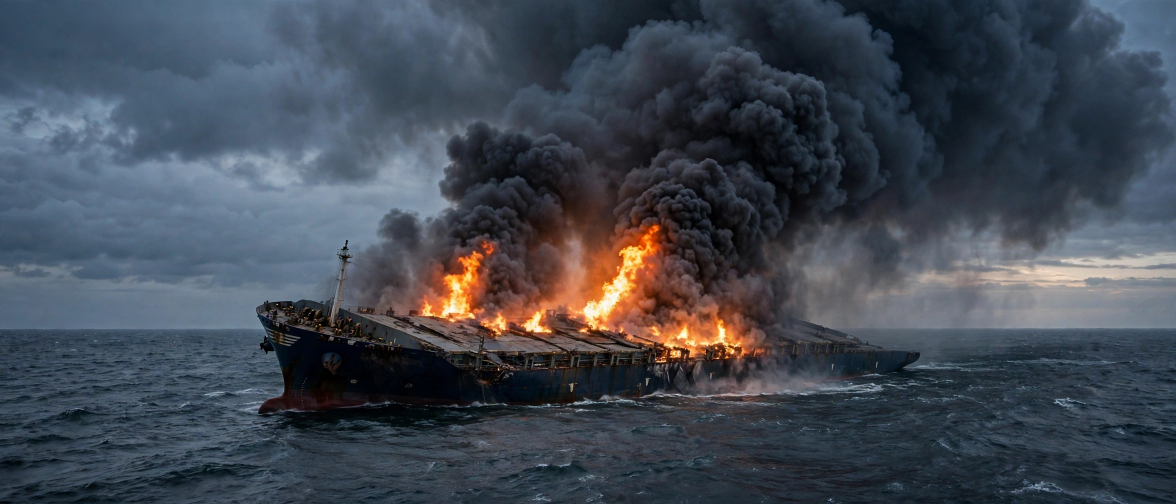
#> input picture assets/hero.png, 2352 x 1008 px (shown at 1/2 size)
$ python build_frontpage.py
#> lines starting #> are read from the running program, lines starting #| are printed output that depends on the picture
#!/usr/bin/env python3
"""Compose the 25 November 2026 front page (1024x1024) from generated art.

Reads the six pictures in assets/, draws a newspaper front page with PIL,
and writes entry.png next to this script. Deterministic: same inputs give
the same bytes every run (PIL writes no timestamps into the PNG).
"""

import hashlib
import os
import sys
from PIL import Image, ImageDraw, ImageFont

HERE = os.path.dirname(os.path.abspath(__file__))
ASSETS = os.path.join(HERE, "assets")
OUT = os.path.join(HERE, "entry.png")

PAGE = 1024
MARGIN = 36
CONTENT = PAGE - 2 * MARGIN
PAPER = (246, 241, 229)
INK = (25, 23, 19)
MUTED = (107, 98, 87)
RULE_RED = (163, 22, 33)
HAIRLINE = (180, 172, 155)

FONT_DIR = "/usr/share/fonts/truetype/dejavu"


def load(name, size):
    return ImageFont.truetype(os.path.join(FONT_DIR, name), size)


F_SERIF_B = lambda s: load("DejaVuSerif-Bold.ttf", s)  # noqa: E731
F_SERIF = lambda s: load("DejaVuSerif.ttf", s)  # noqa: E731
F_SANS_B = lambda s: load("DejaVuSans-Bold.ttf", s)  # noqa: E731
F_SANS = lambda s: load("DejaVuSans.ttf", s)  # noqa: E731


# (kicker, kicker colour, headline, deck, picture file)
STORIES = [
    (
        "TOP STORY  •  UKRAINE WAR",
        RULE_RED,
        "Zelensky confirms Ukraine's sea war on Russian ships",
        "Kyiv claims drone strikes on the Sparta II in the Baltic and the "
        "Merkury off Libya; Norway urges caution.",
        "hero.png",
    ),
    (
        "U.S. – CHINA",
        (31, 78, 121),
        "Huawei guilty on 10 of 12 counts in U.S. trial",
        "Brooklyn jury convicts on fraud and trade-secret theft; acquitted "
        "of racketeering.",
        "court.webp",
    ),
    (
        "MIDDLE EAST",
        (138, 90, 0),
        "Houthi drone hits Riyadh's tallest tower, 11 hurt",
        "Second strike on the PIF Tower in a week; the 385-metre skyscraper "
        "crowns the financial district.",
        "tower.webp",
    ),
    (
        "U.S. SECURITY",
        (20, 83, 45),
        "CIA and ODNI hit by cyber breach",
        "Unclassified information exposed, NYT reports; the agencies found "
        "the intrusion.",
        "cyber.webp",
    ),
    (
        "AFRICA",
        (91, 45, 142),
        "WHO evacuates Ebola staff from Congo hospital",
        "Team sheltered three days in a maternity ward in Ituri amid "
        "fighting; 5,775 dead in the outbreak.",
        "hospital.webp",
    ),
    (
        "RUSSIA – UKRAINE",
        (122, 59, 0),
        "Putin vows retaliation for refinery strikes",
        "Calls the response 'inevitable' as drone attacks cut Russian "
        "refining by 45% since late October.",
        "refinery.webp",
    ),
]


def cover(im, width, height):
    """Centre-crop im to exactly width x height."""
    tw, th = im.size
    scale = max(width / tw, height / th)
    nw, nh = round(tw * scale), round(th * scale)
    im = im.resize((nw, nh), Image.LANCZOS)
    x = (nw - width) // 2
    y = (nh - height) // 2
    return im.crop((x, y, x + width, y + height))


def wrap(draw, text, font, width):
    """Greedy word wrap; returns a list of lines that fit width."""
    lines, cur = [], ""
    for word in text.split(" "):
        trial = f"{cur} {word}".strip()
        if draw.textlength(trial, font=font) <= width or not cur:
            cur = trial
        else:
            lines.append(cur)
            cur = word
    if cur:
        lines.append(cur)
    return lines


def fit_one_line(draw, text, font_name, start, floor, width):
    """Largest font size in [floor, start] making text fit width on one line.

    Returns (font, text); ellipsises the text if it still overflows at floor.
    """
    size = start
    while size > floor:
        font = load(font_name, size)
        if draw.textlength(text, font=font) <= width:
            return font, text
        size -= 1
    font = load(font_name, floor)
    while text and draw.textlength(text + "…", font=font) > width:
        text = text[:-1].rstrip()
    return font, text + "…" if text else text


def draw_front_page():
    page = Image.new("RGB", (PAGE, PAGE), PAPER)
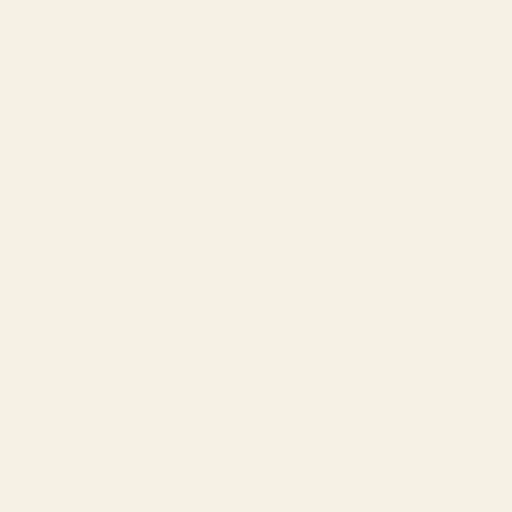
#> page: PIL image 1024x1024 RGB (shown at 1/2 size); mean R, G, B 246, 241, 229
    draw = ImageDraw.Draw(page)
    y = 30

    masthead = " ".join(list("THE WORLD IN ONE DAY"))
    draw.text((MARGIN, y), masthead, font=F_SANS_B(24), fill=MUTED)
    y += 34
    draw.text((MARGIN, y), "TUESDAY 25 NOVEMBER 2026",
              font=F_SERIF_B(56), fill=INK)
    y += 70
    draw.rectangle([MARGIN, y, MARGIN + CONTENT, y + 5], fill=RULE_RED)
    y += 14

    top = STORIES[0]
    hero = Image.open(os.path.join(ASSETS, top[4])).convert("RGB")
#> hero is the input picture: PIL image 2352x1008 RGB; mean R, G, B 65.8, 72.7, 82.9
    page.paste(cover(hero, CONTENT, 248), (MARGIN, y))
#> in cover, `return im.crop((x, y, x + width, y + height))`:
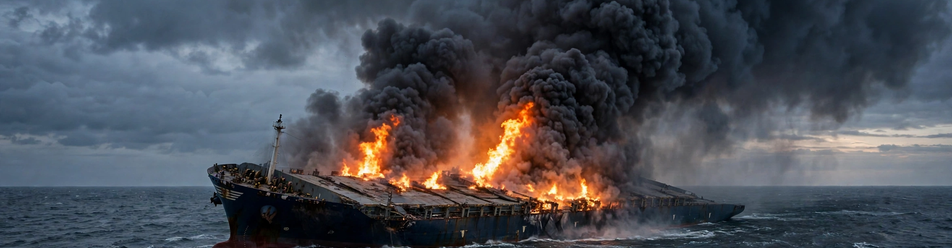
#> returned value: PIL image 952x248 RGB; mean R, G, B 76.4, 79, 86.9
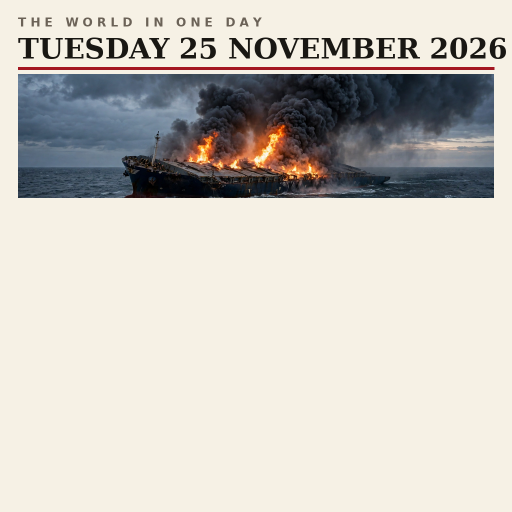
#> page: PIL image 1024x1024 RGB (shown at 1/2 size); mean R, G, B 203.6, 199.7, 192.4
    y += 248 + 10

    draw.text((MARGIN, y), top[0], font=F_SANS_B(19), fill=top[1])
    y += 26
    head_font = F_SERIF_B(40)
    for line in wrap(draw, top[2], head_font, CONTENT)[:2]:
#> in wrap, `lines, cur = [], ""`: cur = ''
        draw.text((MARGIN, y), line, font=head_font, fill=INK)
        y += 47
#> this loop made 2 passes
#> after the loop, y = 526
    deck_font = F_SANS(21)
    for line in wrap(draw, top[3], deck_font, CONTENT)[:2]:
        draw.text((MARGIN, y), line, font=deck_font, fill=INK)
        y += 26
#> this loop made 2 passes
#> y on pass 1: 552
#> (line, y) on pass 2: ('urges caution.', 578)
#> after the loop, y = 578
    y += 8
#> y = 586
    draw.line([MARGIN, y, MARGIN + CONTENT, y], fill=HAIRLINE, width=1)
    y += 12
#> y = 598

    rows_top = y
#> rows_top = 598
    footer_rule = 986
    row_h = (footer_rule - 14 - rows_top) // 5
#> row_h = 74
    for kicker, colour, headline, deck, pic in STORIES[1:]:
        thumb = Image.open(os.path.join(ASSETS, pic)).convert("RGB")
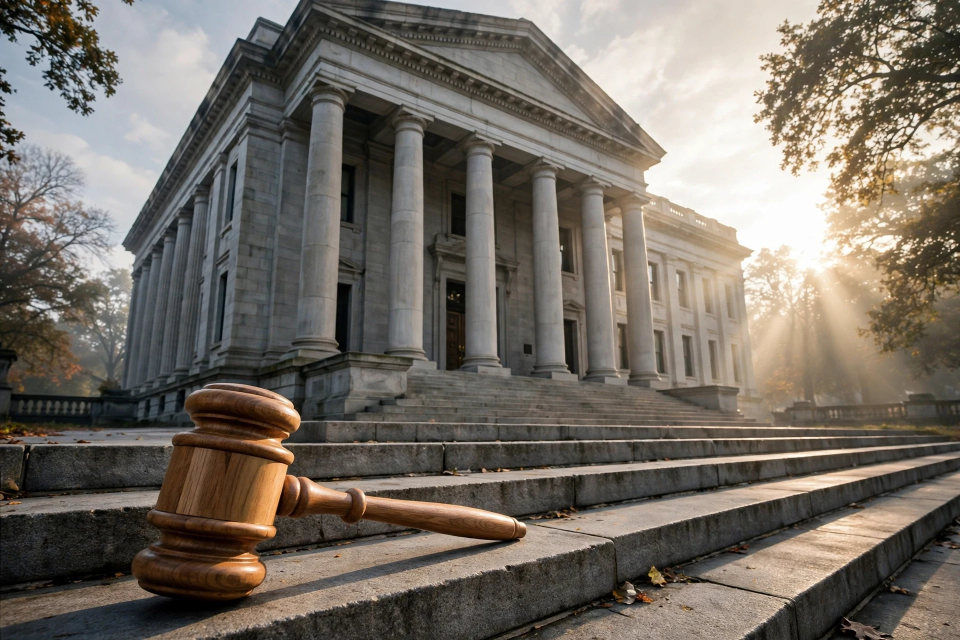
#> input picture assets/court.webp, 1920 x 1280 px (shown at 1/2 size)
#> thumb is the input picture: PIL image 1920x1280 RGB; mean R, G, B 116.7, 109.2, 100.4
        page.paste(cover(thumb, 70, 70), (MARGIN, y + 2))
#> call 2 of cover, with width = 70, height = 70
#> in cover (call 2), `im = im.resize((nw, nh), Image.LANCZOS)`:
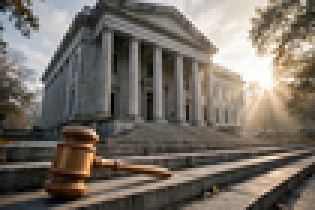
#> im: PIL image 105x70 RGB (shown 3 times larger); mean R, G, B 116.7, 109.3, 100.4
#> in cover (call 2), `return im.crop((x, y, x + width, y + height))`:
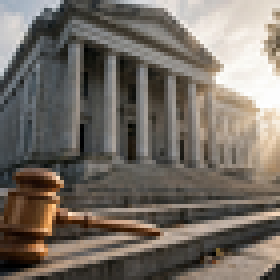
#> returned value: PIL image 70x70 RGB (shown 4 times larger); mean R, G, B 116.5, 109, 100.8
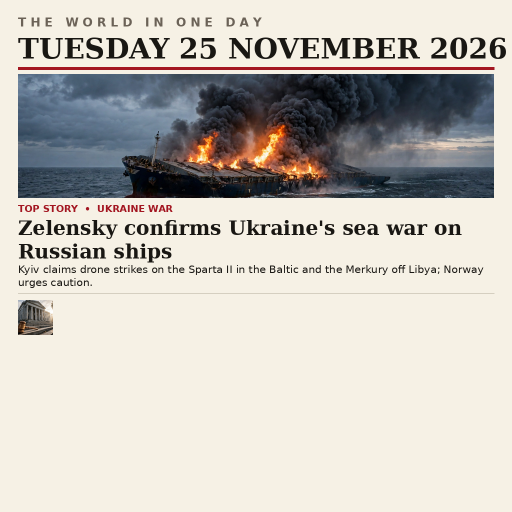
#> page: PIL image 1024x1024 RGB (shown at 1/2 size); mean R, G, B 199.2, 195, 187.9
        tx = MARGIN + 84
        tw = CONTENT - 84
        draw.text((tx, y), kicker, font=F_SANS_B(16), fill=colour)
        h_font, h_text = fit_one_line(draw, headline, "DejaVuSerif-Bold.ttf",
                                      25, 20, tw)
        draw.text((tx, y + 22), h_text, font=h_font, fill=INK)
        d_font, d_text = fit_one_line(draw, deck, "DejaVuSans.ttf",
                                      18, 15, tw)
        draw.text((tx, y + 50), d_text, font=d_font, fill=(60, 56, 48))
        y += row_h
#> y = 672
#> pass 2 of the loop in draw_front_page, `for kicker, colour, headline, deck, pic in STORIES[1:]:`:
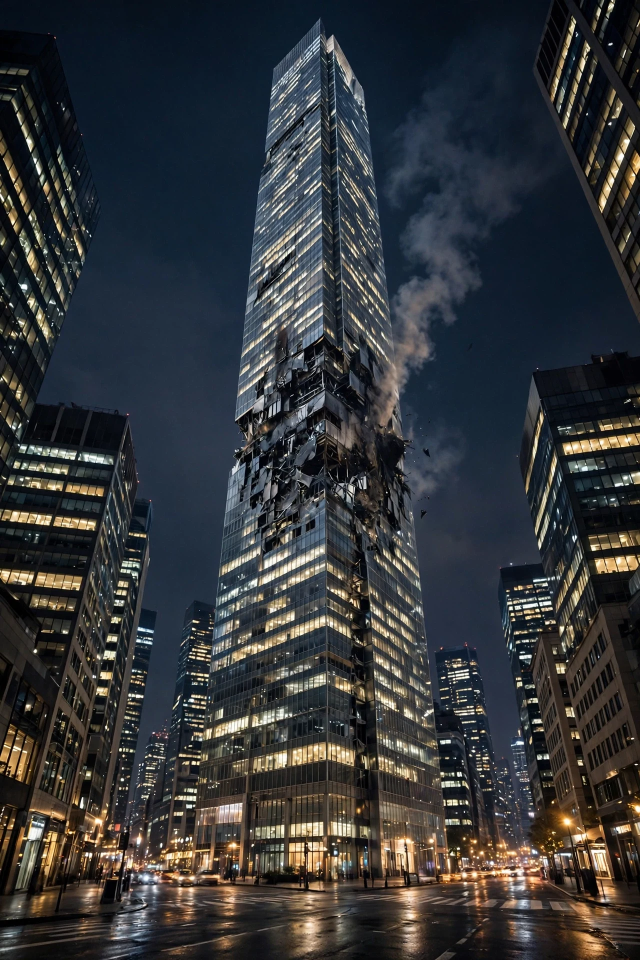
#> input picture assets/tower.webp, 1280 x 1920 px (shown at 1/2 size)
#> in draw_front_page, thumb is the input picture: PIL image 1280x1920 RGB; mean R, G, B 51.7, 54, 56.5
#> im: PIL image 70x105 RGB
#> in cover (call 3), `return im.crop((x, y, x + width, y + height))`:
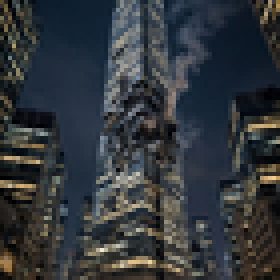
#> returned value: PIL image 70x70 RGB (shown 4 times larger); mean R, G, B 50.9, 55.5, 59.9
#> in draw_front_page, `page.paste(cover(thumb, 70, 70), (MARGIN, y + 2))`:
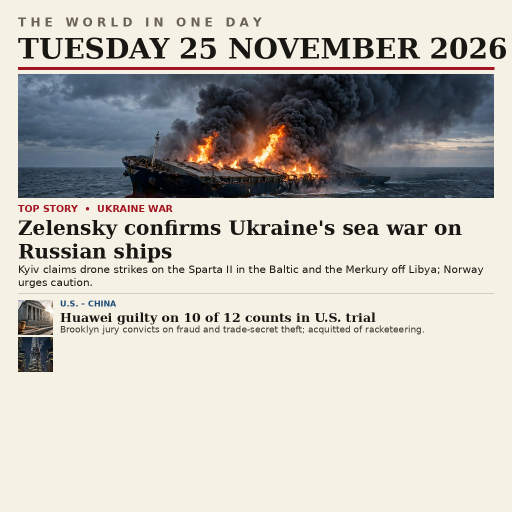
#> page: PIL image 1024x1024 RGB (shown at 1/2 size); mean R, G, B 196.9, 192.8, 185.8
#> in draw_front_page, `y += row_h`: y = 746
#> pass 3 of the loop in draw_front_page, `for kicker, colour, headline, deck, pic in STORIES[1:]:`:
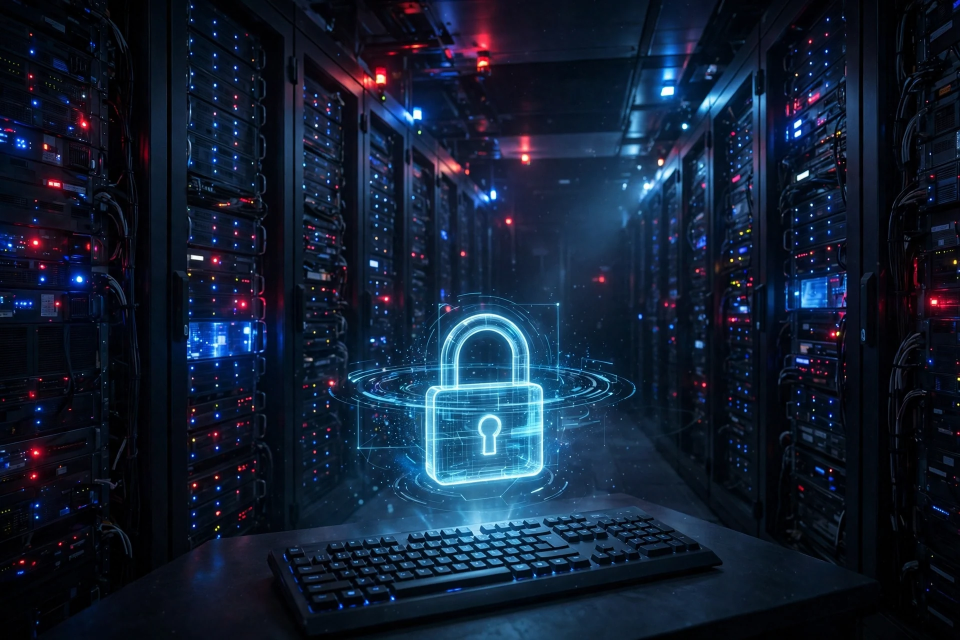
#> input picture assets/cyber.webp, 1920 x 1280 px (shown at 1/2 size)
#> in draw_front_page, thumb is the input picture: PIL image 1920x1280 RGB; mean R, G, B 18.1, 30.5, 49.8
#> im: PIL image 105x70 RGB
#> in cover (call 4), `return im.crop((x, y, x + width, y + height))`:
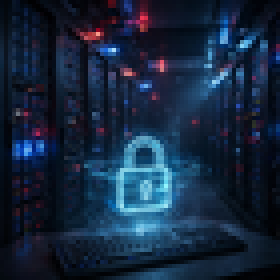
#> returned value: PIL image 70x70 RGB (shown 4 times larger); mean R, G, B 22.1, 39.4, 62.1
#> in draw_front_page, `page.paste(cover(thumb, 70, 70), (MARGIN, y + 2))`:
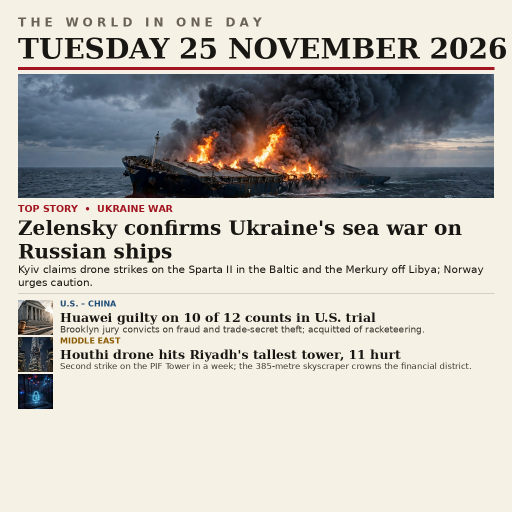
#> page: PIL image 1024x1024 RGB (shown at 1/2 size); mean R, G, B 194.4, 190.4, 183.6
#> h_text = 'CIA and ODNI hit by cyber breach'
#> in draw_front_page, `y += row_h`: y = 820
#> the loop made 5 passes; the first 3 are shown

    draw.rectangle([MARGIN, footer_rule, MARGIN + CONTENT, footer_rule + 3],
                   fill=RULE_RED)
    foot = ("All events reported on Tuesday 25 November 2026  —  Sources: "
            "Reuters  •  AP  •  CNN  •  The Hindu  •  Dawn  •  UN News")
    f_font, f_text = fit_one_line(draw, foot, "DejaVuSans.ttf", 15, 12,
                                  CONTENT)
    draw.text((MARGIN, footer_rule + 10), f_text, font=f_font, fill=MUTED)
    return page


def main():
    page = draw_front_page()
    page.save(OUT, format="PNG", optimize=True)
    size = os.path.getsize(OUT)
    digest = hashlib.sha256(open(OUT, "rb").read()).hexdigest()
    print(f"wrote {OUT} ({size} bytes) sha256 {digest}")
    if size > 1048576:
        print("ERROR: over the 1 MiB cap", file=sys.stderr)
        sys.exit(1)
    if page.size != (1024, 1024):
        print("ERROR: not 1024x1024", file=sys.stderr)
        sys.exit(1)


if __name__ == "__main__":
#> (the run stopped early here; a loop or call above may not have finished)
